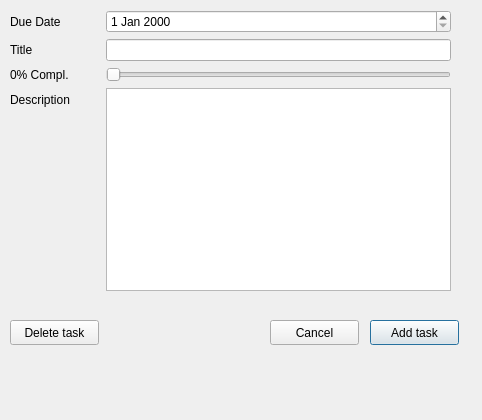
<?xml version="1.0" encoding="UTF-8"?>
<ui version="4.0">
 <class>newTask</class>
 <widget class="QDialog" name="newTask">
  <property name="geometry">
   <rect>
    <x>0</x>
    <y>0</y>
    <width>482</width>
    <height>420</height>
   </rect>
  </property>
  <property name="windowTitle">
   <string>Dialog</string>
  </property>
  <widget class="QWidget" name="formLayoutWidget">
   <property name="geometry">
    <rect>
     <x>10</x>
     <y>10</y>
     <width>441</width>
     <height>281</height>
    </rect>
   </property>
   <layout class="QFormLayout" name="formLayout">
    <item row="0" column="0">
     <widget class="QLabel" name="label">
      <property name="text">
       <string>Due Date</string>
      </property>
     </widget>
    </item>
    <item row="0" column="1">
     <widget class="QDateEdit" name="date"/>
    </item>
    <item row="1" column="0">
     <widget class="QLabel" name="label_2">
      <property name="text">
       <string>Title</string>
      </property>
     </widget>
    </item>
    <item row="1" column="1">
     <widget class="QLineEdit" name="title"/>
    </item>
    <item row="2" column="0">
     <widget class="QLabel" name="percent">
      <property name="minimumSize">
       <size>
        <width>90</width>
        <height>0</height>
       </size>
      </property>
      <property name="text">
       <string>0% Compl.</string>
      </property>
     </widget>
    </item>
    <item row="2" column="1">
     <widget class="QSlider" name="slide">
      <property name="orientation">
       <enum>Qt::Horizontal</enum>
      </property>
     </widget>
    </item>
    <item row="3" column="0">
     <widget class="QLabel" name="label_4">
      <property name="text">
       <string>Description</string>
      </property>
     </widget>
    </item>
    <item row="3" column="1">
     <widget class="QPlainTextEdit" name="description"/>
    </item>
   </layout>
  </widget>
  <widget class="QPushButton" name="save">
   <property name="geometry">
    <rect>
     <x>370</x>
     <y>320</y>
     <width>89</width>
     <height>25</height>
    </rect>
   </property>
   <property name="text">
    <string>Add task</string>
   </property>
  </widget>
  <widget class="QPushButton" name="cancel">
   <property name="geometry">
    <rect>
     <x>270</x>
     <y>320</y>
     <width>89</width>
     <height>25</height>
    </rect>
   </property>
   <property name="text">
    <string>Cancel</string>
   </property>
  </widget>
  <widget class="QPushButton" name="delete_2">
   <property name="geometry">
    <rect>
     <x>10</x>
     <y>320</y>
     <width>89</width>
     <height>25</height>
    </rect>
   </property>
   <property name="text">
    <string>Delete task</string>
   </property>
  </widget>
 </widget>
 <resources/>
 <connections/>
</ui>
